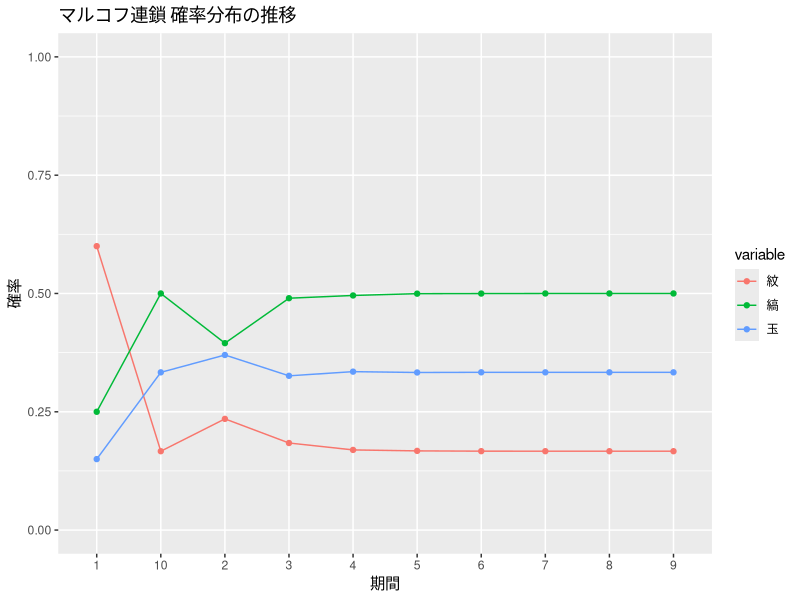
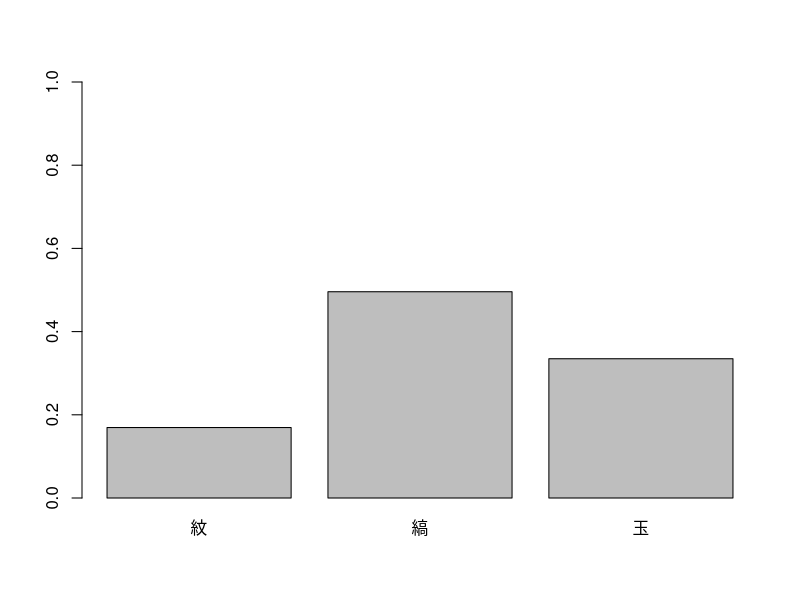
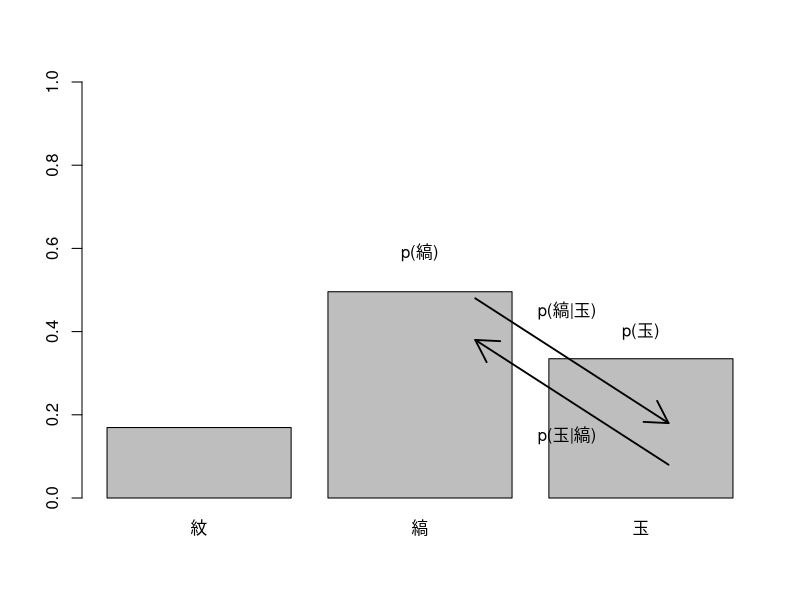
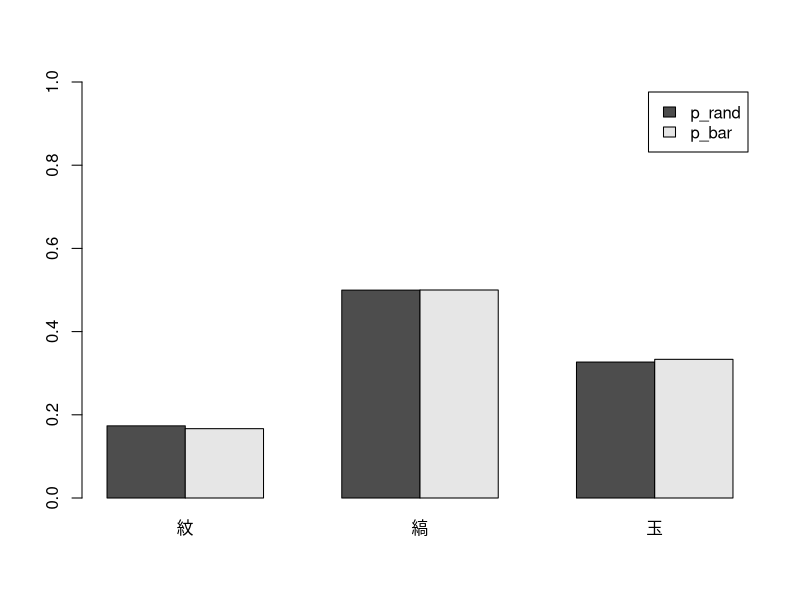
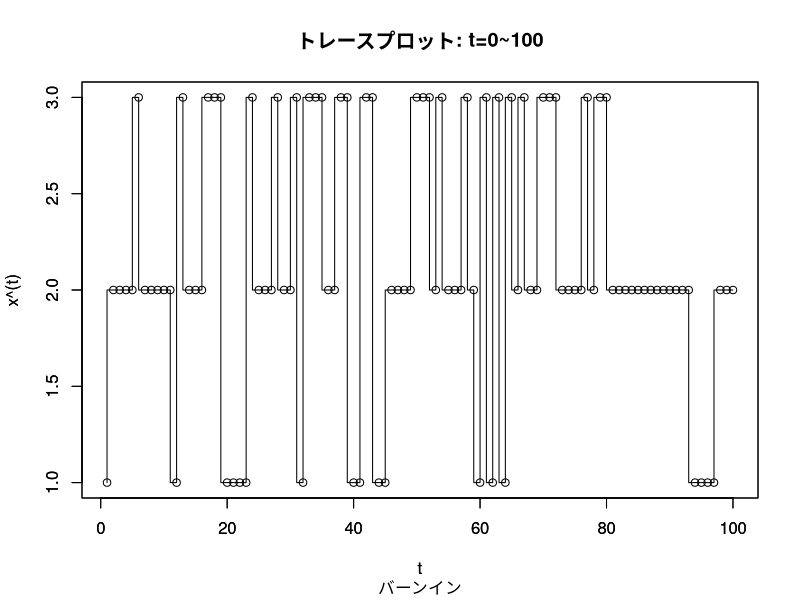
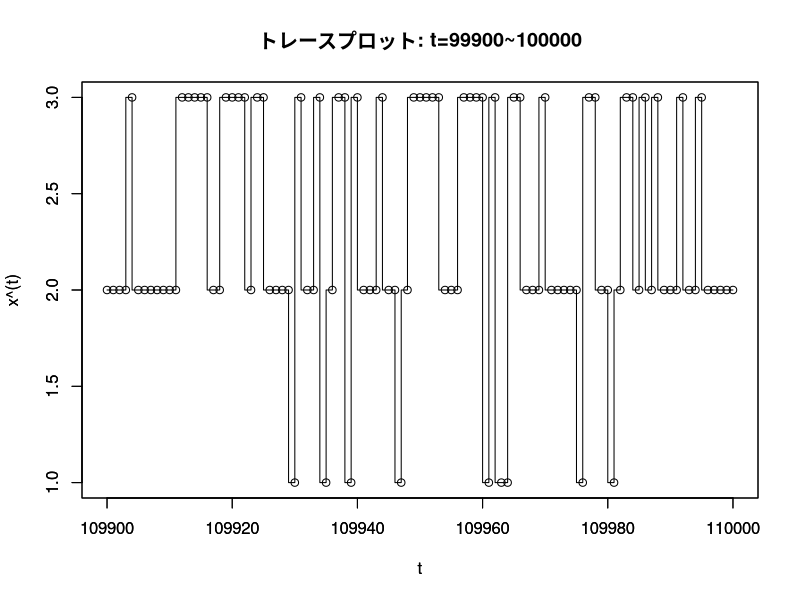
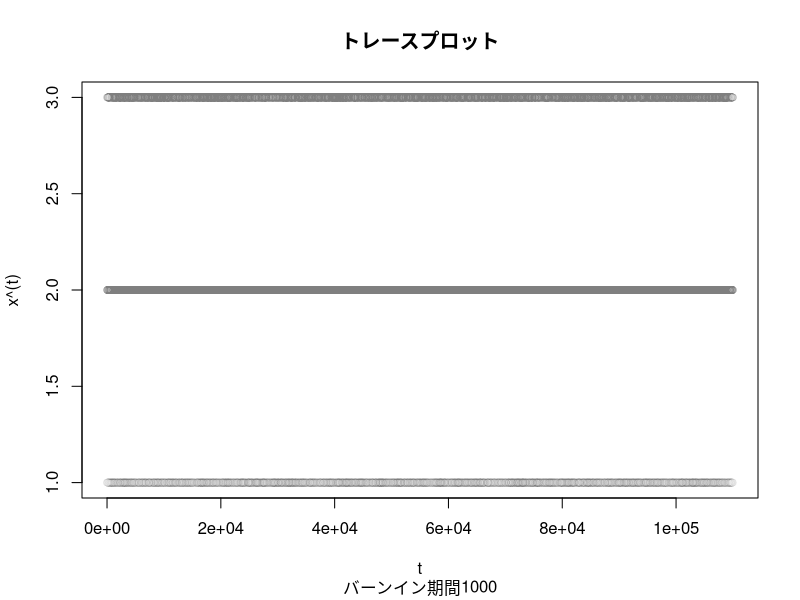
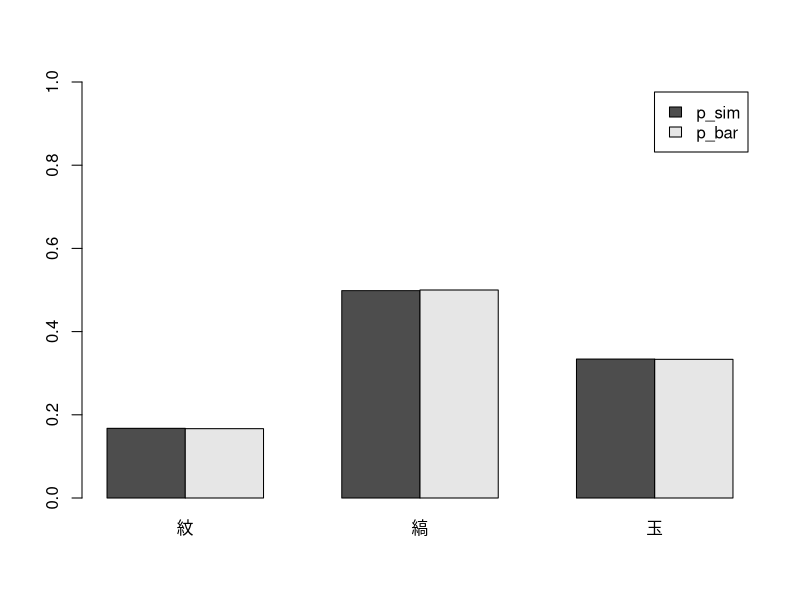

The R source for these figures, in order:
## ---- chunk 1
knitr::opts_chunk$set(echo = FALSE)
library(dplyr)
library(ggplot2)
library(reshape2)
## ---- chunk 2
# 期間
t <- 10

#表4.2　遷移核
A <- matrix(c(0.3, 0.3, 0.4,
              0.1, 0.5, 0.4,
              0.2, 0.6, 0.2
              ),
            nrow = 3, ncol = 3, byrow = TRUE
            )
rownames(A) <- c("紋","縞","玉")
colnames(A) <- c("紋","縞","玉")
# print(A)

# 空の行列
P <- matrix(0, t, 3)
# 初期状態の確率分布
p1 <- matrix(c(0.6, 0.25, 0.15), 1, 3)

# マルコフ連鎖
iter <- matrix(0, t, 1)
p <- P[1,] <- p1

for(i in 2:t){
  p <- P[i,] <- p %*% A 
}

df <- P %>% data.frame()
colnames(df) <- c("紋", "縞", "玉")
df["t"] <- df %>% row.names()

df
## ---- chunk 3
temp <- melt(df,
             id="t",
             measure=c("紋", "縞", "玉"))

fig1 <- temp %>% ggplot(aes(x = t, 
                    y = value,
                    color = variable,
                    group = variable)) +
  geom_point() + 
  geom_line() + 
  xlab("期間") + 
  ylab("確率") + 
  ylim(0, 1) +
  ggtitle("マルコフ連鎖 確率分布の推移")

fig1
## ---- chunk 4
barplot(df[length(df), 1:3] %>% as.numeric(), names.arg = colnames(df)[1:3], ylim = c(0, 1))
## ---- chunk 5
barplot(df[length(df), 1:3] %>% as.numeric(), names.arg = colnames(df)[1:3], ylim = c(0, 1))
text(1.9,0.59,"p(縞)",cex=1.0)
text(3.1,0.4,"p(玉)",cex=1.0)
add <- 0.1
arrows(3.25,0.08,2.2,0.38,lty=1,lwd=1.8)
arrows(2.2,0.38+add,3.25,0.08+add,lty=1,lwd=1.8)
text(2.70,0.15,"p(玉|縞)",cex=1.0)
text(2.70,0.45,"p(縞|玉)",cex=1.0)
## ---- chunk 6
# 退場分布を知っている状態で
# 詳細釣り合い条件を満たす遷移核も仮にわかっているなら
# 定常分布に従う乱数は簡単に作れる

set.seed(0)

p_bar = c(1/6, 1/2, 1/3) # 目的分布 (定常分布)
Tr <- matrix(c(0.3, 0.3, 0.4, 0.1, 0.5, 0.4, 0.2, 0.6, 0.2), nrow = 3, ncol = 3, byrow = TRUE) # 提案分布 (遷移核)

x <- c()
accept <- 0

# 初期値設定
x_0 <- sample(x = c(1, 2, 3), # 1: 紋, 2: 縞, 3: 玉
             size = 1,
             replace = TRUE,
             prob = c(1/3, 1/3, 1/3) # 初期値は適当でいいよね?
             )

x <- x %>% append(x_0)

for (i in 1:10000) {
  # 1期前の値を基に提案分布P( |t-1)を特定し, 提案分布から乱数発生
  if (x[length(x)] == 1) {
    x_t <- sample(x = c(1, 2, 3), # 1: 紋, 2: 縞, 3: 玉
                  size = 1,
                  replace = TRUE,
                  prob = Tr[1, ]  # P( |紋) # 完璧な提案分布
                  )
  } else if (x[length(x)] == 2) {
    x_t <- sample(x = c(1, 2, 3), # 1: 紋, 2: 縞, 3: 玉
                  size = 1,
                  replace = TRUE,
                  prob = Tr[2, ]  # P( |縞) # 完璧な提案分布
                  )
  } else {
    x_t <- sample(x = c(1, 2, 3), # 1: 紋, 2: 縞, 3: 玉
                  size = 1,
                  replace = TRUE,
                  prob = Tr[3, ]  # P( |玉) # 完璧な提案分布
                  )
  }
  # 詳細釣り合い条件の判定(満たしていなかったらrejectするか, もったいないなら確率補正して採用)
  if (near(Tr[x[length(x)], x_t] * p_bar[x[length(x)]], Tr[x_t, x[length(x)]] * p_bar[x_t], tol=0.01)) { 
    # 詳細釣り合い条件満たすかどうか(満たしている遷移核使ってるから満たすに決まってる)
    x <- x %>% append(x_t)
    accept <- accept + 1
  } else {
    # 仮に満たしていないのであれば確率補正する
    print("確率補正する. ")
  }
}

# acceptance_rate = accept / 10000
# acceptance_rate

# 発生した乱数
print("Generated Random Numbers")
x

# simulated stationary distribution
# 完璧な提案分布に従う乱数を発生させたら, 目的分布に従う乱数となる. p(|)もp()も一緒だしな. 
p_rand <- c((x==1) %>% mean(), (x==2) %>% mean(), (x==3) %>% mean())
## ---- chunk 7
# plot distribution
barplot(rbind(p_rand, p_bar), beside = TRUE, names.arg = c("紋", "縞", "玉"), ylim = c(0, 1), legend = TRUE)
## ---- chunk 8
# Generating random number with transition matrix which satisfies detailed balance condition
# 離散 MH
set.seed(0)

p_bar = c(1/6, 1/2, 1/3) # 目的分布 (定常分布)
# A <- matrix(c(0.3, 0.3, 0.4, 0.1, 0.5, 0.4, 0.2, 0.6, 0.2), nrow = 3, ncol = 3, byrow = TRUE) # 提案分布 (遷移核)

Bin <- 10000        #バーンイン期間
Nsim <- 100000 + Bin     #シミュレーションサイズ
x <- numeric(Nsim)
accept <- 0

# 提案分布: 簡単な一様分布 (ちなみに詳細つり合い条件は満たしていない)
Tr <- matrix(c(1/3, 1/3, 1/3, 1/3, 1/3, 1/3, 1/3, 1/3, 1/3), nrow = 3, ncol = 3, byrow = TRUE)
# こっちは全然うまく収束しない
# Tr <- matrix(c(1/5, 3/5, 1/5, 1/5, 3/5, 1/5, 1/5, 3/5, 1/5), nrow = 3, ncol = 3, byrow = TRUE)

start_time <- Sys.time()

# 初期値設定
x_0 <- sample(x = c(1, 2, 3), # 1: 紋, 2: 縞, 3: 玉
             size = 1,
             replace = TRUE,
             prob = c(1/3, 1/3, 1/3) # 初期値は適当でいいよね?一様分布ではあるけど. 
             )

x[1] <- x_0

for (t in 2:Nsim) {
  # cat("t = ")
  # print(t)
  # 1期前の値を基に提案分布P( |t-1)を特定し, 提案分布から乱数発生
  if (x[t-1] == 1) {
    a_t <- sample(x = c(1, 2, 3), # 1: 紋, 2: 縞, 3: 玉
                  size = 1,
                  replace = TRUE,
                  prob = Tr[1, ]  # P( |紋) # 条件付提案分布: 一様分布
                  )
  } else if (x[t-1] == 2) {
    a_t <- sample(x = c(1, 2, 3), # 1: 紋, 2: 縞, 3: 玉
                  size = 1,
                  replace = TRUE,
                  prob = Tr[2, ]  # P( |縞) # 条件付提案分布: 一様分布
                  )
  } else {
    a_t <- sample(x = c(1, 2, 3), # 1: 紋, 2: 縞, 3: 玉
                  size = 1,
                  replace = TRUE,
                  prob = Tr[3, ]  # P( |玉) # 条件付提案分布: 一様分布
                  )
  }
  # 補正確率 r の計算
  r <- (Tr[x[t-1], a_t] * p_bar[a_t]) / (Tr[a_t, x[t-1]] * p_bar[x[t-1]])
  if (runif(1) < r) { 
    # 本当はmin(1, r)だけど, 1 > rのとき (runif(1) < r) == TRUEだから
    # わざわざr'の部分は書かなくてもいい(理論上は補正確率が1以上でおかしいけど)
     x[t] <- a_t
     accept <- accept + 1
  } else {
     x[t] <- x[t-1]
  }
}

acceptance_rate <- accept / Nsim
print("acceptance rate")
acceptance_rate

end_time <- Sys.time()
print("Run Time")
# 簡略化アルゴリズムが遅いのは, 不等号<のときでも無駄にr(>1)を計算しているからかも?
# rを変数定義しなければ早いかも(--> それでも遅い)
print(end_time - start_time)

# simulated stationary distribution
# バーンイン除く
p_sim <- c((x[(Bin+1):Nsim]==1) %>% mean(),
           (x[(Bin+1):Nsim]==2) %>% mean(),
           (x[(Bin+1):Nsim]==3) %>% mean())

print("sampled distribution")
p_sim

# true stational distribution
print("invariant distribution")
p_bar
## ---- chunk 9
# trace plot
trplot_len <-  100

df <- data.frame(x)
df["t"] <- df %>% rownames

plot(df[1:trplot_len, ]$t, df[1:trplot_len, ]$x, xlab = "t", ylab = "x^(t)", 
     main = "トレースプロット: t=0~100", sub = "バーンイン")
par(new=T)
plot(df[1:trplot_len, ]$t, df[1:trplot_len, ]$x, xlab = "t", ylab = "x^(t)", type = "S")
## ---- chunk 10
plot(df[(nrow(df)-trplot_len):nrow(df), ]$t, df[(nrow(df)-trplot_len):nrow(df), ]$x, xlab = "t", ylab = "x^(t)",
     main = "トレースプロット: t=99900~100000")
par(new=T)
plot(df[(nrow(df)-trplot_len):nrow(df), ]$t, df[(nrow(df)-trplot_len):nrow(df), ]$x, xlab = "t", ylab = "x^(t)", type = "S")
## ---- chunk 11
options(width=20, height=20)
plot(df$t, df$x, ylab='x^(t)',xlab='t', lwd=0.5,
     col = rgb(red = 0, green = 0, blue = 0, alpha = 0.009),
     main="トレースプロット", sub="バーンイン期間1000")
## ---- chunk 12
# plot distribution
barplot(rbind(p_sim, p_bar), beside = TRUE, names.arg = c("紋", "縞", "玉"), ylim = c(0, 1), legend = TRUE)
## ---- chunk 13
qme <- 1.0         #提案分布の期待値
qsd <- sqrt(0.5)   #提案分布のＳＤ
Nsi <- 10^5        #サンプルサイズ
Bin <- 10^3        #バーンイン期間

imh <- function(qme, qsd, Nsi, Bin) {
  set.seed(1)
  theta <- numeric(Nsi) # 採用した乱数のベクトル
  theta[1] <- rnorm(1, mean=qme, sd=qsd) # 初期値(もちろん提案分布からサンプリング)
  co <- 0 # カウント
  
  start_time <- Sys.time()
  for (t in 2:Nsi) {
      a <- rnorm(1, mean=qme, sd=qsd) # 乱数候補の生成
      r <- ((dnorm(theta[t-1], mean=qme, sd=qsd)*dgamma(a,shape=11,rate=13)) / 
            (dnorm(a, mean=qme, sd=qsd)*dgamma(theta[t-1],shape=11,rate=13))) # 補正確率
      if (runif(1) < r) { 
         theta[t] <- a
         co <- co + 1
      } else {
         theta[t] <- theta[t-1]
      }
  }
  end_time <- Sys.time()
  # print("Run Time")
  # print(end_time - start_time)
  cat("採択率")
  print(co/Nsi)
  
  return (theta)
}

print_result <- function(theta) {
  # MCMC結果
  cat("モンテカルロ積分\n")
  cat("Mean")
  round(mean(theta[(Bin+1):Nsi]), 3) %>% print() # バーンイン期間切り捨て
  cat("Var")
  round(var( theta[(Bin+1):Nsi]), 3) %>% print()
  cat("SD")
  round(sd(  theta[(Bin+1):Nsi]), 3) %>% print()
}

trace_plot_head <- function(theta) {
  # トレースプロット
  df <- data.frame(theta)
  df["t"] <- df %>% rownames()
  trplot_len <- 2000
  
  plot(df[1:trplot_len, ]$t, df[1:trplot_len, ]$theta,
       type="l",ylim=c(0, 3),ylab='θ^(t)',xlab='t',lwd=0.5,
       main="乱数θ^(t)のトレースプロット",sub="バーンイン期間1000")
}

trace_plot_tail <- function(theta) {
  # トレースプロット
  df <- data.frame(theta)
  df["t"] <- df %>% rownames()
  trplot_len <- 2000
  
  plot(df[(nrow(df)-trplot_len):nrow(df), ]$t, df[(nrow(df)-trplot_len):nrow(df), ]$theta,
       type="l",ylab='θ^(t)',xlab='t',lwd=0.5,ylim=c(0, 3),
       main="乱数θ^(t)のトレースプロット",sub="バーンイン期間1000")
}

trace_plot_all <- function(theta) {
  # トレースプロット
  df <- data.frame(theta)
  df["t"] <- df %>% rownames()
  
  plot(df$t, df$theta,
       type="l",ylab='θ^(t)',xlab='t',lwd=0.5,ylim=c(0, 3),
       main="乱数θ^(t)のトレースプロット",sub="バーンイン期間1000")
}

dist_plot <- function(theta) {
  # 目的分布とサンプリング結果のプロット
  hist(theta, breaks =50, xlab='', xlim=c(0,2.5), ylim=c(0,2.0), freq=F, 
       main="事後分布(青線)とサンプリング結果(ヒストグラム)")
  par(new=T)
  curve(dgamma(x,shape=11,rate=13),0,2.5,ylab='',xlab='θ, θ^(t)',xlim=c(0,2.5),ylim=c(0,2.0),lwd=2.0,col="blue")
}

# 解析解
print_analytical_solution <- function() {
  cat("解析解\n")
  cat("Mean")
  round(11/13, 3) %>% print()
  cat("Var")
  round(11/13^2, 3) %>% print()
  cat("SD")
  round(sqrt(11/13^2), 3) %>% print()
}
print_analytical_solution()

result <- imh(qme, qsd, Nsi, Bin)

print_result(result)
## ---- chunk 14
trace_plot_head(result)
## ---- chunk 15
trace_plot_tail(result)
## ---- chunk 16
trace_plot_all(result)
## ---- chunk 17
dist_plot(result)
## ---- chunk 18
curve(dgamma(x,11,13),-1,4,ylab='density',xlab='θ, θ^(t)',lwd=2.0,add=F, main="事後分布と提案分布", col="blue")
curve(dnorm(x,1.0,sqrt(0.5)),-1,4,ylab='',xlab='',lwd=2.0,add=T)
text(0.25,1.5,'G(11,13)',col="blue")
text(0,0.4,'N(1,0.5)')
## ---- chunk 19
curve(dgamma(x,11,13),-1,4,ylab='density',xlab='θ, θ^(t)',lwd=2.0,add=F, main="事後分布といろいろな提案分布", col="blue")
curve(dnorm(x,1.0,sqrt(0.5)),-1,4,ylab='',xlab='',lwd=2.0,add=T)
curve(dnorm(x,3.0,sqrt(0.5)),-1,4,ylab='',xlab='',lwd=1.5,lty=2,add=T)
curve(dnorm(x,1.0,sqrt(10)),-1,4,ylab='',xlab='',lwd=1.5,lty=2,add=T)
curve(dnorm(x,2.0,sqrt(0.01)),-1,4,ylab='',xlab='',lwd=1.5,lty=2,add=T)
text(0.25,1.5,'G(11,13)',col="blue")
text(0,0.4,'N(1,0.5)')
text(3,0.65,'N(3,0.5)')
text(3,0.2,'N(1,10)')
text(2.5,1.0,'N(2,0.01)')
## ---- chunk 20
curve(dgamma(x,11,13),-1,4,ylab='density',xlab='θ, θ^(t)',lwd=2.0,add=F, main="事後分布といろいろな提案分布", col="blue")
#curve(dnorm(x,1.0,sqrt(0.5)),-1,4,ylab='',xlab='',lwd=2.0,add=T)
#curve(dnorm(x,3.0,sqrt(0.5)),-1,4,ylab='',xlab='',lwd=1.5,lty=2,add=T)
curve(dnorm(x,1.0,sqrt(10)),-1,4,ylab='',xlab='',lwd=1.5,lty=2,add=T)
#curve(dnorm(x,2.0,sqrt(0.01)),-1,4,ylab='',xlab='',lwd=1.5,lty=2,add=T)
text(0.25,1.5,'G(11,13)',col="blue")
#text(0,0.4,'N(1,0.5)')
#text(3,0.65,'N(3,0.5)')
text(3,0.2,'N(1,10)')
#text(2.5,1.0,'N(2,0.01)')
## ---- chunk 21
# 提案分布N(1, 10)
print_analytical_solution()
print("proposal: N(1, 10)")
qme <- 1.0         #提案分布の期待値
qsd <- sqrt(10)   #提案分布のＳＤ
Nsi <- 10^5        #サンプルサイズ
Bin <- 10^3        #バーンイン期間
result <- imh(qme, qsd, Nsi, Bin)

print_result(result)
## ---- chunk 22
trace_plot_head(result)
## ---- chunk 23
trace_plot_tail(result)
## ---- chunk 24
trace_plot_all(result)
## ---- chunk 25
dist_plot(result)
## ---- chunk 26
curve(dgamma(x,11,13),-1,4,ylab='density',xlab='θ, θ^(t)',lwd=2.0,add=F, main="事後分布といろいろな提案分布", col="blue")
#curve(dnorm(x,1.0,sqrt(0.5)),-1,4,ylab='',xlab='',lwd=2.0,add=T)
curve(dnorm(x,3.0,sqrt(0.5)),-1,4,ylab='',xlab='',lwd=1.5,lty=2,add=T)
#curve(dnorm(x,1.0,sqrt(10)),-1,4,ylab='',xlab='',lwd=1.5,lty=2,add=T)
#curve(dnorm(x,2.0,sqrt(0.01)),-1,4,ylab='',xlab='',lwd=1.5,lty=2,add=T)
text(0.25,1.5,'G(11,13)',col="blue")
#text(0,0.4,'N(1,0.5)')
text(3,0.65,'N(3,0.5)')
#text(3,0.2,'N(1,10)')
#text(2.5,1.0,'N(2,0.01)')
## ---- chunk 27
# 提案分布N(3, 0.5)
print_analytical_solution()
print("proposal: N(3, 0.5)")
qme <- 3.0        #提案分布の期待値
qsd <- sqrt(0.5)   #提案分布のＳＤ
Nsi <- 10^5        #サンプルサイズ
Bin <- 10^3        #バーンイン期間
result <- imh(qme, qsd, Nsi, Bin)

print_result(result)
## ---- chunk 28
trace_plot_head(result)
## ---- chunk 29
trace_plot_tail(result)
## ---- chunk 30
trace_plot_all(result)
## ---- chunk 31
dist_plot(result)
## ---- chunk 32
curve(dgamma(x,11,13),-1,4,ylab='density',xlab='θ, θ^(t)',lwd=2.0,add=F, main="事後分布といろいろな提案分布", col="blue")
#curve(dnorm(x,1.0,sqrt(0.5)),-1,4,ylab='',xlab='',lwd=2.0,add=T)
#curve(dnorm(x,3.0,sqrt(0.5)),-1,4,ylab='',xlab='',lwd=1.5,lty=2,add=T)
#curve(dnorm(x,1.0,sqrt(10)),-1,4,ylab='',xlab='',lwd=1.5,lty=2,add=T)
curve(dnorm(x,2.0,sqrt(0.01)),-1,4,ylab='',xlab='',lwd=1.5,lty=2,add=T)
text(0.25,1.5,'G(11,13)',col="blue")
#text(0,0.4,'N(1,0.5)')
#text(3,0.65,'N(3,0.5)')
#text(3,0.2,'N(1,10)')
text(2.5,1.0,'N(2,0.01)')
## ---- chunk 33
# 提案分布N(2, 0.01)
print_analytical_solution()
print("proposal: N(2, 0.01)")
qme <- 2.0         #提案分布の期待値
qsd <- sqrt(0.01)   #提案分布のＳＤ
Nsi <- 10^5        #サンプルサイズ
Bin <- 10^3        #バーンイン期間
result <- imh(qme, qsd, Nsi, Bin)

print_result(result)
## ---- chunk 34
trace_plot_head(result)
## ---- chunk 35
trace_plot_tail(result)
## ---- chunk 36
trace_plot_all(result)
## ---- chunk 37
dist_plot(result)
## ---- chunk 38
qsd <- sqrt(0.1)   #提案分布のＳＤ
Nsi <- 10^5+100    #サンプルサイズ
Bin <- 10^2        #バーンイン期間

rwmh <- function(qme, qsd, Nsi, Bin) {
  set.seed(1)
  theta <- numeric(Nsi) # 採用した乱数のベクトル
  theta[1] <- 4 # 初期値: でたらめでオッケー
  co <- 0 # カウント
  
  start_time <- Sys.time()
  for (t in 2:Nsi){
      a <- rnorm(1, mean=theta[t-1], sd=qsd) # 乱数候補をランダムウォークで生成
      r <- (dgamma(a,shape=11,rate=13) / 
            dgamma(theta[t-1],shape=11,rate=13)) # 補正確率: 提案分布は消える
      if (runif(1) < r) { 
         theta[t] <- a
         co <- co + 1
      } else {
         theta[t] <- theta[t-1]
      }
  }
  end_time <- Sys.time()
  # print("Run Time")
  # print(end_time - start_time)
  cat("採択率")
  print(co/Nsi)
  return (theta)
}

print_analytical_solution()

result <- rwmh(qme, qsd, Nsi, Bin)
print_result(result)
## ---- chunk 39
trace_plot_head(result)
## ---- chunk 40
trace_plot_tail(result)
## ---- chunk 41
trace_plot_all(result)
## ---- chunk 42
dist_plot(result)
## ---- chunk 43
# delta_e = 100000
qsd <- sqrt(100000)   #提案分布のＳＤ
Nsi <- 10^5+100    #サンプルサイズ
Bin <- 10^2        #バーンイン期間

print_analytical_solution()

result <- rwmh(qme, qsd, Nsi, Bin)
print_result(result)
## ---- chunk 44
trace_plot_head(result)
## ---- chunk 45
trace_plot_tail(result)
## ---- chunk 46
trace_plot_all(result)
## ---- chunk 47
dist_plot(result)
## ---- chunk 48
# delta_e = 0.00001
qsd <- sqrt(0.00001)   #提案分布のＳＤ
Nsi <- 10^5+100    #サンプルサイズ
Bin <- 10^2        #バーンイン期間

print_analytical_solution()

result <- rwmh(qme, qsd, Nsi, Bin)
print_result(result)
## ---- chunk 49
trace_plot_head(result)
## ---- chunk 50
trace_plot_tail(result)
## ---- chunk 51
trace_plot_all(result)
## ---- chunk 52
dist_plot(result)
## ---- chunk 53
# Generate Mock Data
# y = 6 + 2x + u, u ~ N(0, 3)

set.seed(1)
x <- runif(100,-10,10)
y <- 6 + 2*x + rnorm(100, 0, 3)

d <- data.frame(x, y)

plot(x, y)
## ---- chunk 54

